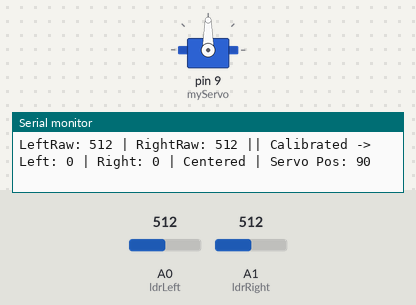
Recording of a sketch running on a simulated Arduino Uno, built with avr-gcc and run on an emulated ATmega328P. Shown: servo, the last lines printed to the serial monitor. The inputs (shaded band) are chosen by the test bench; at power-on: A0 (ldrLeft) = 512, A1 (ldrRight) = 512.

Above: at 1.2 s.
1.3 s: A0 (ldrLeft) set to 551
4.3 s: A0 (ldrLeft) set to 575
At 5.71 s:
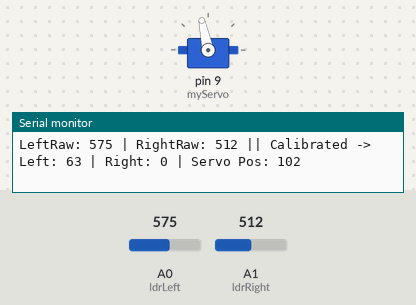
7.3 s: A1 (ldrRight) set to 539
10.3 s: A1 (ldrRight) set to 609
13.3 s: A1 (ldrRight) set to 639
At 14.79 s:
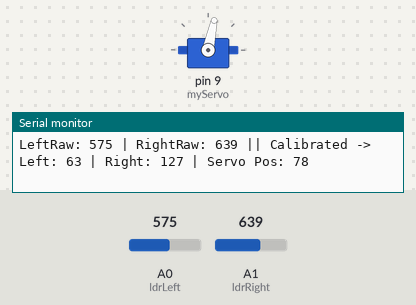
16.3 s: A1 (ldrRight) set to 511
At 22.99 s:
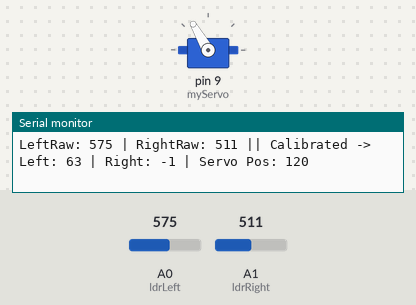
Timing chart, 0 to 24.5 s (numbered marks = the images above; inputs shaded):
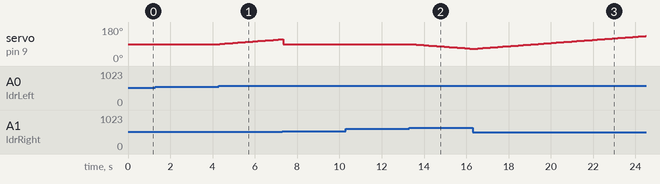

The sketch:

servo_sun.ino
```cpp
#include <Servo.h>

Servo myServo;

int ldrLeft = A0;
int ldrRight = A1;

int pos = 90;  // ตำแหน่งเริ่มต้นของเซอร์โว

//************************************
// คาลิเบรตเริ่มต้น: สมมุติว่าอุปกรณ์หันไปตรงกลางและแสงเท่ากัน
int ldrLeftBase = 147;
int ldrRightBase = 260;
//************************************
void setup() {
  myServo.attach(9);
  myServo.write(pos);
  Serial.begin(9600);

  // คาลิเบรตเริ่มต้น: สมมุติว่าอุปกรณ์หันไปตรงกลางและแสงเท่ากัน
  ldrLeftBase = analogRead(ldrLeft);
  ldrRightBase = analogRead(ldrRight);

  Serial.print("Calibrated base values -> ");
  Serial.print("Left: ");
  Serial.print(ldrLeftBase);
  Serial.print(" | Right: ");
  Serial.println(ldrRightBase);
}

void loop() {
  int leftValueRaw = analogRead(ldrLeft);
  int rightValueRaw = analogRead(ldrRight);

  // ค่าที่ผ่านการคาลิเบรต
  int leftValue = leftValueRaw - ldrLeftBase;
  int rightValue = rightValueRaw - ldrRightBase;

  Serial.print("LeftRaw: ");
  Serial.print(leftValueRaw);
  Serial.print(" | RightRaw: ");
  Serial.print(rightValueRaw);
  Serial.print(" || Calibrated -> Left: ");
  Serial.print(leftValue);
  Serial.print(" | Right: ");
  Serial.print(rightValue);
  Serial.print(" | ");

  int threshold = 50;  // ค่าความต่างที่ยอมรับได้

  // ถ้าแสงใกล้เคียงกัน → หมุนกลับตำแหน่งกลาง
  if (abs(leftValue - rightValue) <= threshold) {
    pos = 90;
    myServo.write(pos);
    Serial.print("Centered | ");
  }
  // ถ้าแสงไม่เท่ากัน → ปรับทิศ
  else {
    if (leftValue > rightValue && pos < 140) {
      pos++;
    } else if (rightValue > leftValue && pos > 50) {
      pos--;
    }
    myServo.write(pos);
  }

  Serial.print("Servo Pos: ");
  Serial.println(pos);
  delay(100);
}
```

Measured:
- the behaviour switches between 562 and 563 on A0 (ldrLeft) (found by bisection; images 0 and 1)
- the behaviour switches between 625 and 626 on A1 (ldrRight) (found by bisection; images 1 and 2)
- after the input at 4.3 s, servo on pin 9 (myServo): moves from 90° to 115° over 2.9 s, starting after 0.05 s
- after the input at 13.3 s, servo on pin 9 (myServo): moves from 90° to 65° over 2.9 s, starting after 0.09 s
